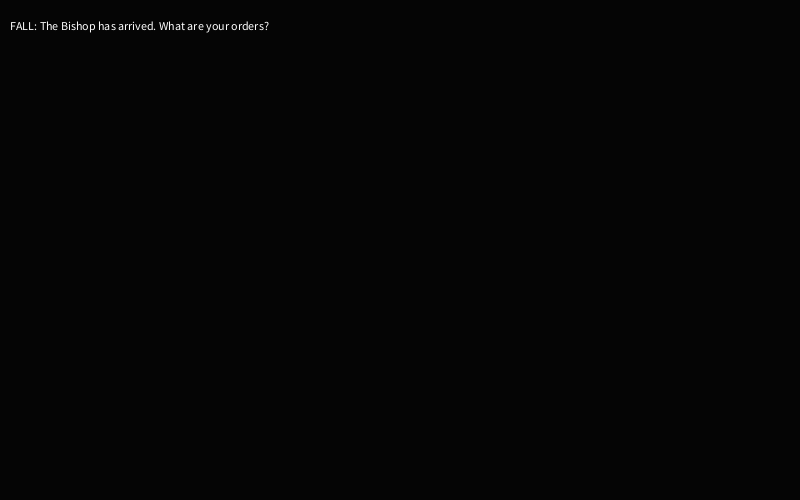
Frame 1 (no input)
Frame 60 (the mouse pressed at the canvas centre just before this capture): identical to frame 1, image omitted
Frame 120 (the mouse held since frame 60 and released just before this capture): identical to frame 1, image omitted

The Processing sketch that drew this single still picture (run headless with seeded random() and noise(); from frame 60 on, the mouse is pressed at the canvas centre):

// Processing sketch: processing_87370
// ── processing_87370.pde

int clickState = 0;

 
void setup() 
{
  background(5,5,5);
  size(800,500);
}
 
void draw()
{
  background(5,5,5);
  textSize(12);
  fill(255);
  text("FALL: The Bishop has arrived. What are your orders?" , 10, 30); 
  /////////////////////////////////////////////////////////
  if (clickState >= 1)
  {
    text("SPRING: Where is the Bishop being held?" , 10, 45); 
  }
  /////////////////////////////////////////////////////////
  if (clickState >= 2)
  {
    text("FALL: He is being held in the Green Saviors feet. What are your orders?", 10, 60); 
  }
  /////////////////////////////////////////////////////////
  if (clickState >= 3)
  {
    text("SPRING: Fragmentation.", 10, 75); 
  }
  /////////////////////////////////////////////////////////
  if (clickState >= 4)
  {
    text("FALL: To what extent?", 10, 90); 
  }
  /////////////////////////////////////////////////////////
  if (clickState >= 5)
  {
    text("SPRING: The extent does not matter as long as we obtain the information and the location of the Child.", 10, 105); 
  }
  /////////////////////////////////////////////////////////
  if (clickState >= 6)
  {
    text("FALL: And if he resists?", 10, 120); 
  }
  /////////////////////////////////////////////////////////
  if (clickState >= 7)
  {
    text("SPRING: Then we will obtain another Bishop.", 10, 135); 
  }
  /////////////////////////////////////////////////////////
  if (clickState >= 8)
  {
    text("FALL: Very Well", 10, 150); 
  }
  /////////////////////////////////////////////////////////
  println(clickState);
  if (clickState >=8 == true)
  {
  textSize(12);
  fill(0,0,255);
  text("BISHOP: FUNNY." , 10, 165); 
  text("BISHOP: VERY FUNNY." , 10, 180); 
  text("BISHOP: YOU ARE BOTH FUNNY." , 10, 195); 
  text("BISHOP: YOU ARE BOTH FUNNY." , 10, 210); 
  text("BISHOP: HOW FUNNY WILL YOU BE WHEN YOU CANNOT TALK." , 10, 225); 
  text("BISHOP: HOW FUNNY WILL YOU BE WHEN YOU CANNOT TALK." , 10, 240); 
  }
  
  
  if (clickState >=9 == true)
  {
  strokeWeight(1);
  stroke(0,0,255);
  line(0, random(500), 800, random(100));
  line(10, random(500), 800, random(100));
  line(30, random(500), 800, random(100));
  line(50, random(500), 800, random(100));
  line(70, random(500), 800, random(100));
  line(90, random(500), 800, random(100));
  line(110, random(500), 800, random(100));
  line(130, random(500), 800, random(100));
  line(150, random(500), 800, random(100));
  line(170, random(500), 800, random(100));
  line(190, random(500), 800, random(100));
  line(210, random(500), 800, random(100));
  line(230, random(500), 800, random(100));
  line(250, random(500), 800, random(100));
  line(270, random(500), 800, random(100));
  line(290, random(100), 800, random(100));
  line(310, random(100), 800, random(100));
  line(330, random(100), 800, random(100));
  line(350, random(100), 800, random(100));
  line(370, random(100), 800, random(100));
  
  
  
  size(800, 500);
  float v = 0.0;
  float inc = 0.1;
  stroke(0.1);
  fill(0,0,255);
  noiseSeed(0);
  for (int i = 0; i < width; i = i+4) 
  {
  float n = noise(v) * 70.0;
  rect(i, 10 + n, 3, 20);
  v = v + inc;
  }
  size(500, 800);
  

  stroke(0.1);
  fill(0,0,255);
  noiseSeed(0);
  for (int i = 0; i < width; i = i+4) 
  {
  float n = noise(v) * 70.0;
  rect(i, 10 + n, 3, 20);
  v = v + inc;
  }
  
  strokeWeight(1);
  stroke(0,0,255);
  line(0, random(500), 800, random(100));
  line(10, random(500), 800, random(100));
  line(30, random(500), 800, random(100));
  line(50, random(500), 800, random(100));
  line(70, random(500), 800, random(100));
  line(90, random(500), 800, random(100));
  line(110, random(500), 800, random(100));
  line(130, random(500), 800, random(100));
  line(150, random(500), 800, random(100));
  line(170, random(500), 800, random(100));
  line(190, random(500), 800, random(100));
  line(210, random(500), 800, random(100));
  line(230, random(500), 800, random(100));
  line(250, random(500), 800, random(100));
  line(270, random(500), 800, random(100));
  line(290, random(100), 800, random(100));
  line(310, random(100), 800, random(100));
  line(330, random(100), 800, random(100));
  line(350, random(100), 800, random(100));
  line(370, random(100), 800, random(100));
  
  
  for (int i = 0; i < 100;i++) 
  {  
    fill(random(36)*10, 100, 100, 150);
 
    textSize(random(20, 60));
    text("ITS FUNNY WHEN YOU HAVE NO MOUTH", random(-50,width), random(height));
   }
  
  textSize(16);
  fill(0,0,255);
  text("BISHOP: ITS FUNNY WHEN YOU HAVE NO MOUTH." , random(-50,width), random(height)); 
  text("BISHOP: ITS FUNNY WHEN YOU HAVE NO MOUTH." , random(-50,width), random(height));
  text("BISHOP: ITS FUNNY WHEN YOU HAVE NO MOUTH." , random(-50,width), random(height));
  text("BISHOP: ITS FUNNY WHEN YOU HAVE NO MOUTH." , random(-50,width), random(height));
  


  }
  
  
  
 
  
  
}
 
void mouseReleased()
{
  clickState += 1;
}
